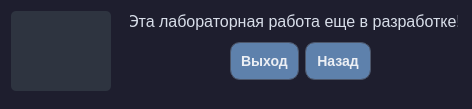
<?xml version="1.0" encoding="UTF-8"?>
<ui version="4.0">
 <class>devwindow</class>
 <widget class="QWidget" name="devwindow">
  <property name="geometry">
   <rect>
    <x>0</x>
    <y>0</y>
    <width>472</width>
    <height>109</height>
   </rect>
  </property>
  <property name="windowTitle">
   <string>В разработке</string>
  </property>
  <property name="styleSheet">
   <string notr="true">
                QWidget {
                background-color: #1E1E2E;
                font-family: Segoe UI;
                }
                QPushButton {
                background-color: #5E81AC;
                color: #ECEFF4;
                border-radius: 10px;
                padding: 10px;
                font-size: 14px;
                font-weight: bold;
                border: 1px solid #4C566A;
                }
                QPushButton:hover {
                background-color: #81A1C1;
                }
                QPushButton:pressed {
                background-color: #4C566A;
                }
                QLabel {
                font-size: 16px;
                color: #D8DEE9;
                }
                QLabel#sadPurpleLabel {
                background-color: #2E3440;
                padding: 5px;
                border-radius: 5px;
                }
            </string>
  </property>
  <widget class="QLabel" name="sadPurpleLabel">
   <property name="geometry">
    <rect>
     <x>11</x>
     <y>11</y>
     <width>100</width>
     <height>80</height>
    </rect>
   </property>
   <property name="minimumSize">
    <size>
     <width>0</width>
     <height>80</height>
    </size>
   </property>
   <property name="maximumSize">
    <size>
     <width>100</width>
     <height>80</height>
    </size>
   </property>
   <property name="text">
    <string/>
   </property>
   <property name="scaledContents">
    <bool>true</bool>
   </property>
   <property name="alignment">
    <set>Qt::AlignmentFlag::AlignCenter</set>
   </property>
  </widget>
  <widget class="QLabel" name="label">
   <property name="geometry">
    <rect>
     <x>130</x>
     <y>10</y>
     <width>328</width>
     <height>22</height>
    </rect>
   </property>
   <property name="text">
    <string>Эта лабораторная работа еще в разработке!</string>
   </property>
   <property name="alignment">
    <set>Qt::AlignmentFlag::AlignCenter</set>
   </property>
  </widget>
  <widget class="QWidget" name="layoutWidget">
   <property name="geometry">
    <rect>
     <x>230</x>
     <y>40</y>
     <width>141</width>
     <height>43</height>
    </rect>
   </property>
   <layout class="QHBoxLayout" name="horizontalLayout">
    <item>
     <widget class="QPushButton" name="exitButton">
      <property name="text">
       <string>Выход</string>
      </property>
     </widget>
    </item>
    <item>
     <widget class="QPushButton" name="backButton">
      <property name="text">
       <string>Назад</string>
      </property>
     </widget>
    </item>
   </layout>
  </widget>
 </widget>
 <resources>
  <include location="resources.qrc"/>
 </resources>
 <connections/>
</ui>
